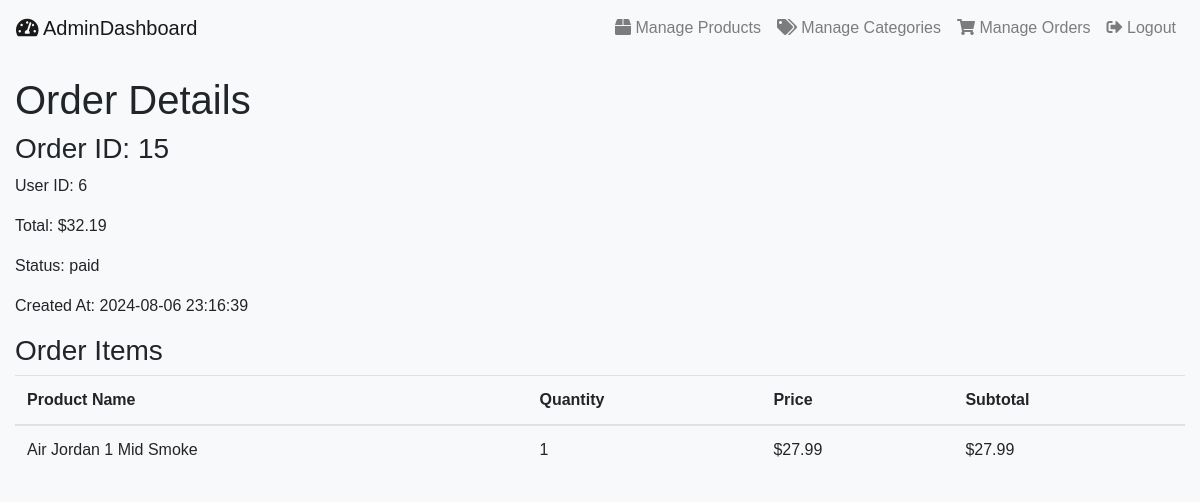
Page /admin/admin_view_order.php?id=15 on the committed database.
### tables this page shows
CREATE TABLE IF NOT EXISTS `orders` (
  `id` int NOT NULL AUTO_INCREMENT,
  `user_id` int DEFAULT NULL,
  `total` decimal(10,2) NOT NULL,
  `created_at` timestamp NULL DEFAULT CURRENT_TIMESTAMP,
  `status` varchar(20) DEFAULT 'pending',
  PRIMARY KEY (`id`),
  KEY `user_id` (`user_id`)
);

CREATE TABLE IF NOT EXISTS `order_items` (
  `id` int NOT NULL AUTO_INCREMENT,
  `order_id` int DEFAULT NULL,
  `product_id` int DEFAULT NULL,
  `quantity` int NOT NULL,
  `price` decimal(10,2) NOT NULL,
  PRIMARY KEY (`id`),
  KEY `order_id` (`order_id`),
  KEY `product_id` (`product_id`)
);

CREATE TABLE IF NOT EXISTS `products` (
  `id` int NOT NULL AUTO_INCREMENT,
  `name` varchar(255) NOT NULL,
  `description` text,
  `price` decimal(10,2) NOT NULL,
  `image` varchar(255) DEFAULT NULL,
  `category_id` int DEFAULT NULL,
  `created_at` timestamp NULL DEFAULT CURRENT_TIMESTAMP,
  `stock` int NOT NULL,
  PRIMARY KEY (`id`),
  KEY `fk_category` (`category_id`)
);

### admin/admin_view_order.php (the view, shortened to what this page needs)
<?php
require '../db.php';
$id = isset($_GET['id']) ? intval($_GET['id']) : 0;
$sql = "SELECT * FROM orders WHERE id = :id";
$stmt = $conn->prepare($sql);
$stmt->bindParam(':id', $id, PDO::PARAM_INT);
$stmt->execute();
$order = $stmt->fetch(PDO::FETCH_ASSOC);
$sql = "SELECT order_items.*, products.name as product_name
        FROM order_items
        JOIN products ON order_items.product_id = products.id
        WHERE order_items.order_id = :order_id";
$stmt = $conn->prepare($sql);
$stmt->bindParam(':order_id', $id, PDO::PARAM_INT);
$stmt->execute();
$order_items = $stmt->fetchAll(PDO::FETCH_ASSOC);
?>
<!DOCTYPE html>
<html lang="en">
<head>
    <link rel="stylesheet" href="../assets/css/styles.css">
</head>
<body>
    <?php include 'admin_header.php'; ?>
    <div class="container">
        <h1>Order Details</h1>
        <h3>Order ID: <?= $order['id'] ?></h3>
        <p>User ID: <?= $order['user_id'] ?></p>
        <p>Total: $<?= number_format($order['total'], 2) ?></p>
        <p>Status: <?= $order['status'] ?></p>
        <p>Created At: <?= $order['created_at'] ?></p>
        <h3>Order Items</h3>
        <table class="table">
            <thead>
                <tr>
                    <th>Product Name</th>
                    <th>Quantity</th>
                    <th>Price</th>
                    <th>Subtotal</th>
                </tr>
            </thead>
            <tbody>
                <?php foreach ($order_items as $item): ?>
                    <tr>
                        <td><?= $item['product_name'] ?></td>
                        <td><?= $item['quantity'] ?></td>
                        <td>$<?= number_format($item['price'], 2) ?></td>
                        <td>$<?= number_format($item['price'] * $item['quantity'], 2) ?></td>
                    </tr>
                <?php endforeach; ?>
            </tbody>
        </table>
    </div>
    <?php include 'admin_footer.php'; ?>
</body>
</html>

### assets/css/styles.css (style rules this page uses)
body { font-family: Arial, sans-serif; background-color: #f8f9fa; margin: 0; padding: 0; }
.container { max-width: 1200px; margin: auto; }

### rows in the picture
orders: id "15", user "6", total "32.19", status "paid", created_at "2024-08-06 23:16:39"
order_items: product.name "Air Jordan 1 Mid Smoke", quantity "1", price "27.99", $item['price']*$item['quantity'] "27.99"
